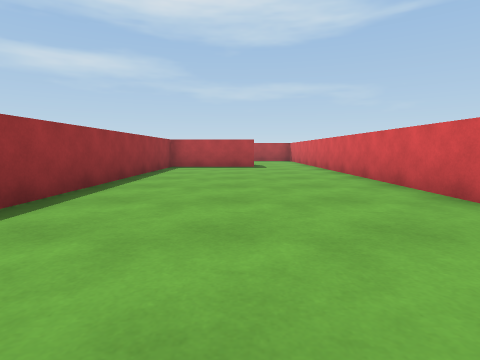
view 1 (above)

16 first-person views from a walk through a 3-D level made in the Unity game engine. The camera is 0.31 m above the floor, tilts 6° down and sees 80° across. The floor is counted in squares, 0.5 m on a side. Each view is taken from the middle of a square. On the plan, view 1 faces up. The plan holds only what a view shows up to about 9 squares ahead; the rest is blank.

view 2
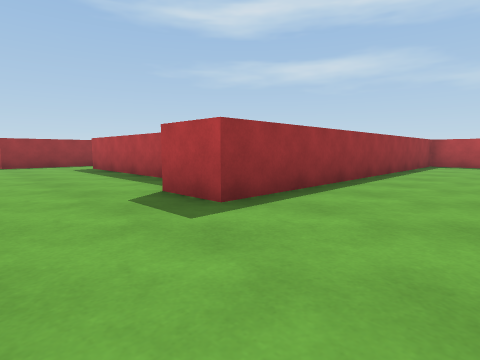

view 3
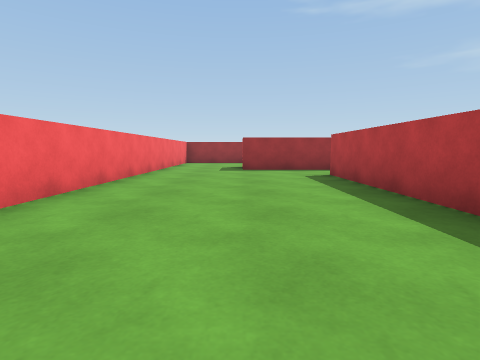

view 4
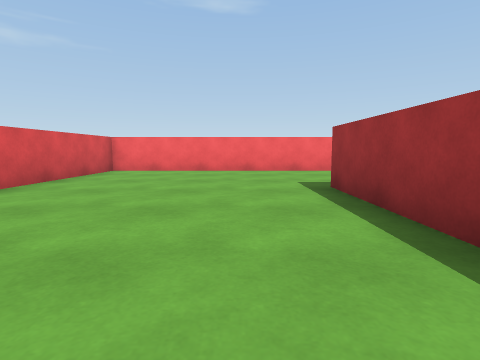

view 5
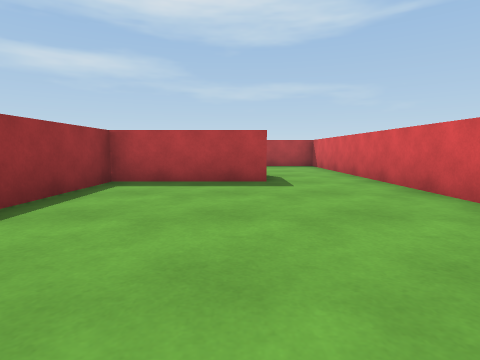

view 6
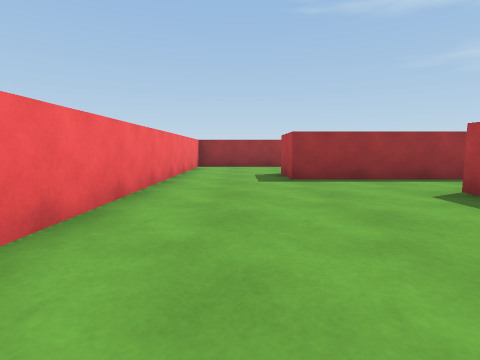

view 7
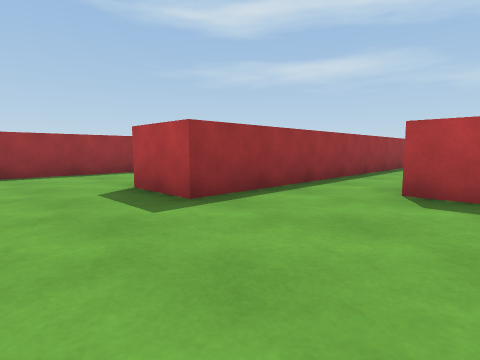

view 8
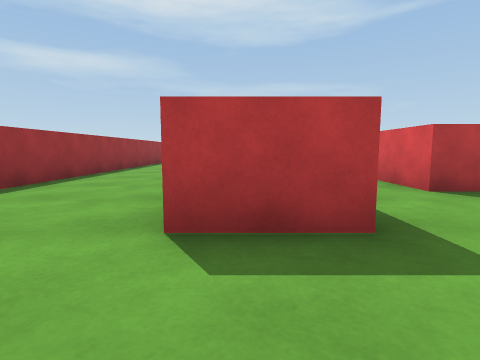

view 9
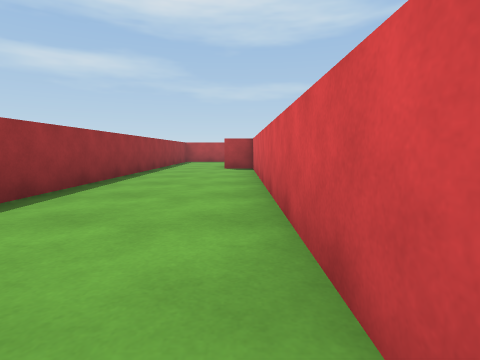

view 10
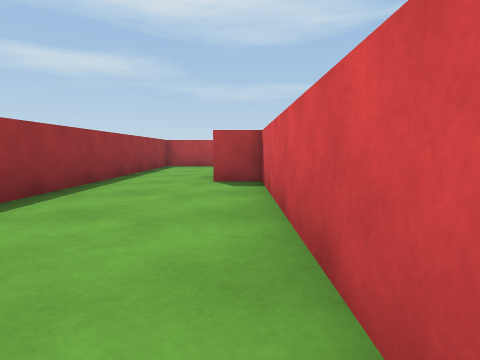

view 11
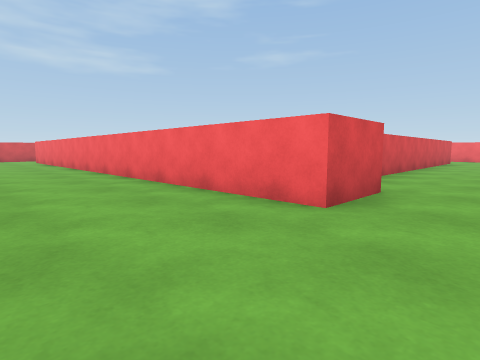

view 12
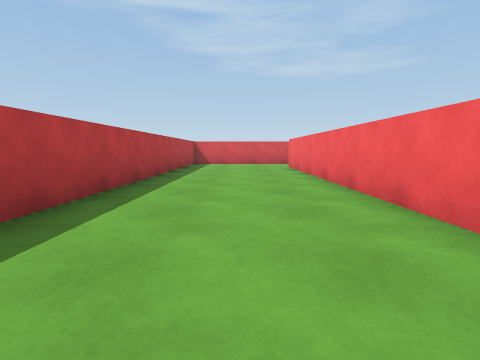

view 13
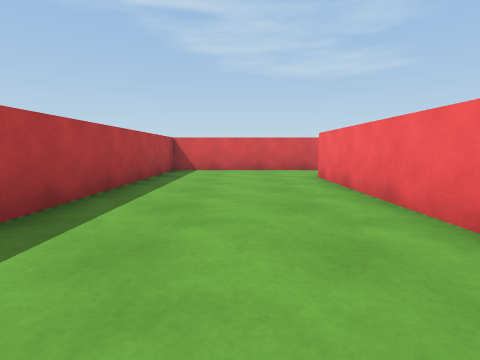

view 14
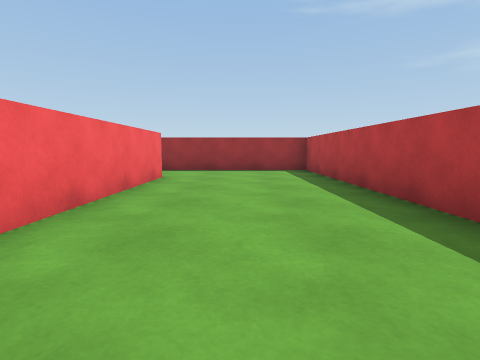

view 15
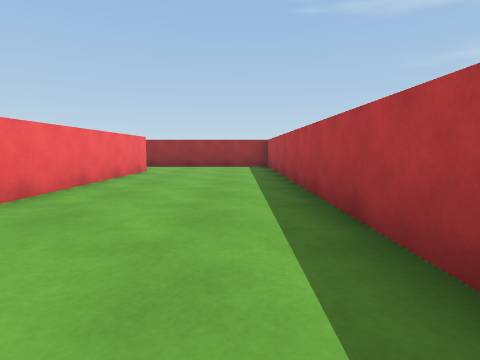

view 16
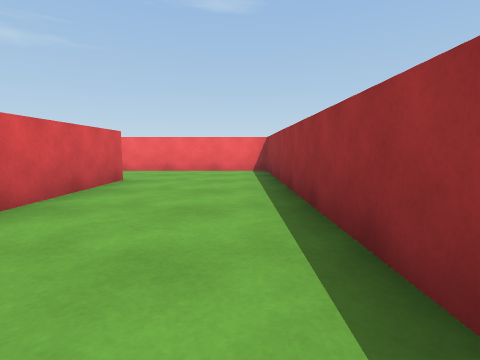

### Floor plan
Points are (right, up) in squares from view 1. A wall is a line through its corners. A room is listed if a view was taken in it or the views show most of it. See-through windows are left out.
Room 1 (views 1, 2, 3, 4, 5, 6, 7)
walls: (-5.6, 1.3) (-10.2, 1.3) (-10.2, 2.9); (2.8, 3.2) (2.8, 10.4); (-3.8, -3.5) (2.8, -3.5) (2.8, 0.5); (0.6, 10.6) (-2.5, 10.6) (-2.5, 0.2) (-3.9, 0.2); (-12, 3.5) (-12, -0.9); (-11.4, -3.5) (-6, -3.5)
ways out: opening at (-12.5, -2.5) to room 2; opening at (1.5, 11.5) to room 2; opening at (-11, 3)
Room 2 (views 8, 9, 10, 11, 12, 13, 14, 15, 16)
walls: (2.8, 10.4) (2.8, 16.1) (-16.8, 16.1) (-16.8, -3.5) (-11.4, -3.5); (-12, -0.9) (-13.6, -0.9) (-13.6, 10.6) (-14.5, 10.6) (-14.5, 12.2) (0.6, 12.2)
ways out: opening at (-12.5, -2.5) to room 1; opening at (1.5, 11.5) to room 1

Where each view was taken, in squares from view 1:
view 1: 0 up, 0 right, facing up
view 2: 2 down, 0 right, facing up-left
view 3: 1 down, 3 left, facing left
view 4: 5 up, 1 left, facing down
view 5: 5 up, 0 right, facing up
view 6: 2 down, 6 left, facing left
view 7: 3 down, 9 left, facing up-left
view 8: 3 down, 13 left, facing up
view 9: 1 up, 14 left, facing up
view 10: 5 up, 14 left, facing up
view 11: 15 up, 16 left, facing down-right
view 12: 14 up, 10 left, facing right
view 13: 14 up, 6 left, facing right
view 14: 14 up, 8 left, facing left
view 15: 15 up, 6 left, facing left
view 16: 5 up, 16 left, facing down
